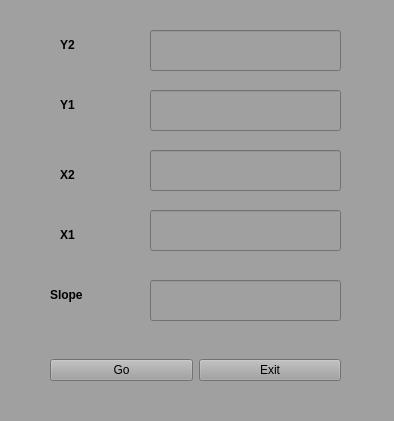
<?xml version="1.0" encoding="UTF-8"?>
<ui version="4.0">
 <class>MainWindow</class>
 <widget class="QMainWindow" name="MainWindow">
  <property name="geometry">
   <rect>
    <x>0</x>
    <y>0</y>
    <width>394</width>
    <height>421</height>
   </rect>
  </property>
  <property name="windowTitle">
   <string>Slope Calculator</string>
  </property>
  <property name="styleSheet">
   <string notr="true">background-color: rgb(160, 160, 160);</string>
  </property>
  <widget class="QWidget" name="centralwidget">
   <widget class="QLineEdit" name="line_1">
    <property name="geometry">
     <rect>
      <x>150</x>
      <y>30</y>
      <width>191</width>
      <height>41</height>
     </rect>
    </property>
   </widget>
   <widget class="QLineEdit" name="line_2">
    <property name="geometry">
     <rect>
      <x>150</x>
      <y>90</y>
      <width>191</width>
      <height>41</height>
     </rect>
    </property>
   </widget>
   <widget class="QLineEdit" name="line_3">
    <property name="geometry">
     <rect>
      <x>150</x>
      <y>150</y>
      <width>191</width>
      <height>41</height>
     </rect>
    </property>
   </widget>
   <widget class="QLineEdit" name="line_4">
    <property name="geometry">
     <rect>
      <x>150</x>
      <y>210</y>
      <width>191</width>
      <height>41</height>
     </rect>
    </property>
   </widget>
   <widget class="QLineEdit" name="line_5">
    <property name="geometry">
     <rect>
      <x>150</x>
      <y>280</y>
      <width>191</width>
      <height>41</height>
     </rect>
    </property>
   </widget>
   <widget class="QLabel" name="label">
    <property name="geometry">
     <rect>
      <x>60</x>
      <y>30</y>
      <width>81</width>
      <height>31</height>
     </rect>
    </property>
    <property name="text">
     <string>&lt;html&gt;&lt;head/&gt;&lt;body&gt;&lt;p&gt;&lt;span style=&quot; font-weight:600;&quot;&gt;Y2&lt;/span&gt;&lt;/p&gt;&lt;/body&gt;&lt;/html&gt;</string>
    </property>
   </widget>
   <widget class="QLabel" name="label_2">
    <property name="geometry">
     <rect>
      <x>60</x>
      <y>90</y>
      <width>81</width>
      <height>31</height>
     </rect>
    </property>
    <property name="text">
     <string>&lt;html&gt;&lt;head/&gt;&lt;body&gt;&lt;p&gt;&lt;span style=&quot; font-weight:600;&quot;&gt;Y1&lt;/span&gt;&lt;/p&gt;&lt;/body&gt;&lt;/html&gt;</string>
    </property>
   </widget>
   <widget class="QLabel" name="label_3">
    <property name="geometry">
     <rect>
      <x>60</x>
      <y>160</y>
      <width>81</width>
      <height>31</height>
     </rect>
    </property>
    <property name="text">
     <string>&lt;html&gt;&lt;head/&gt;&lt;body&gt;&lt;p&gt;&lt;span style=&quot; font-weight:600;&quot;&gt;X2&lt;/span&gt;&lt;/p&gt;&lt;/body&gt;&lt;/html&gt;</string>
    </property>
   </widget>
   <widget class="QLabel" name="label_4">
    <property name="geometry">
     <rect>
      <x>60</x>
      <y>220</y>
      <width>81</width>
      <height>31</height>
     </rect>
    </property>
    <property name="text">
     <string>&lt;html&gt;&lt;head/&gt;&lt;body&gt;&lt;p&gt;&lt;span style=&quot; font-weight:600;&quot;&gt;X1&lt;/span&gt;&lt;/p&gt;&lt;/body&gt;&lt;/html&gt;</string>
    </property>
   </widget>
   <widget class="QLabel" name="label_5">
    <property name="geometry">
     <rect>
      <x>50</x>
      <y>280</y>
      <width>81</width>
      <height>31</height>
     </rect>
    </property>
    <property name="text">
     <string>&lt;html&gt;&lt;head/&gt;&lt;body&gt;&lt;p&gt;&lt;span style=&quot; font-weight:600;&quot;&gt;Slope&lt;/span&gt;&lt;/p&gt;&lt;/body&gt;&lt;/html&gt;</string>
    </property>
   </widget>
   <widget class="QWidget" name="">
    <property name="geometry">
     <rect>
      <x>50</x>
      <y>340</y>
      <width>291</width>
      <height>61</height>
     </rect>
    </property>
    <layout class="QHBoxLayout" name="horizontalLayout">
     <item>
      <widget class="QPushButton" name="go_btn">
       <property name="text">
        <string>Go</string>
       </property>
      </widget>
     </item>
     <item>
      <widget class="QPushButton" name="exit_btn">
       <property name="text">
        <string>Exit</string>
       </property>
      </widget>
     </item>
    </layout>
   </widget>
  </widget>
  <widget class="QStatusBar" name="statusbar"/>
 </widget>
 <resources/>
 <connections/>
</ui>
